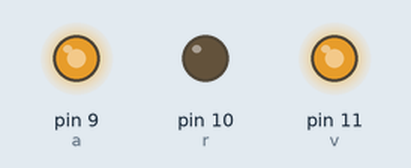
Bench run of a sketch on a simulated Arduino Uno, built with avr-gcc and run on an emulated ATmega328P. Parts: output pins drawn as LEDs (lit = HIGH).

Above: at 0.05 s.
At 7.45 s:
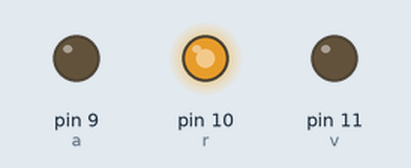
At 14.95 s:
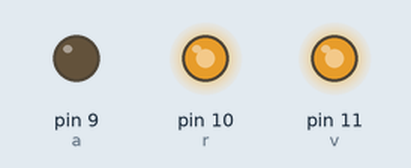
Timing chart, 0 to 19.5 s (numbered marks = the images above):
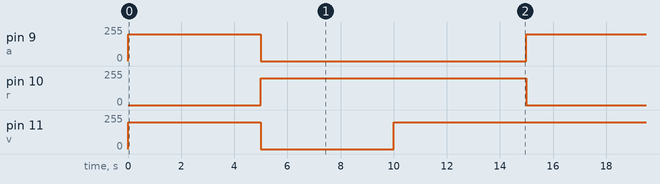

Measured:
- by itself, pin 9 (a): alternates 200/255 for 5.0 s and 0/255 for 10.0 s
- by itself, pin 10 (r): alternates 200/255 for 10.0 s and 0/255 for 5.0 s
- by itself, pin 11 (v): repeats every 15.0 s: 0/255 5.0 s, 200/255 10.0 s

The sketch:

C.ino
```cpp
// C++ code
//
#define r 10
#define a 9
#define v 11
void setup()
{
  pinMode(r, OUTPUT);
  pinMode(a, OUTPUT);
  pinMode(v, OUTPUT);
}

void loop()
{
  analogWrite(a,200);
  analogWrite(v,200);
  analogWrite(r,0);
  delay(5000);
  analogWrite(a,0);
  analogWrite(v,0);
  analogWrite(r,200);
  delay(5000);
  analogWrite(v,200);
  delay(5000);
}
```
